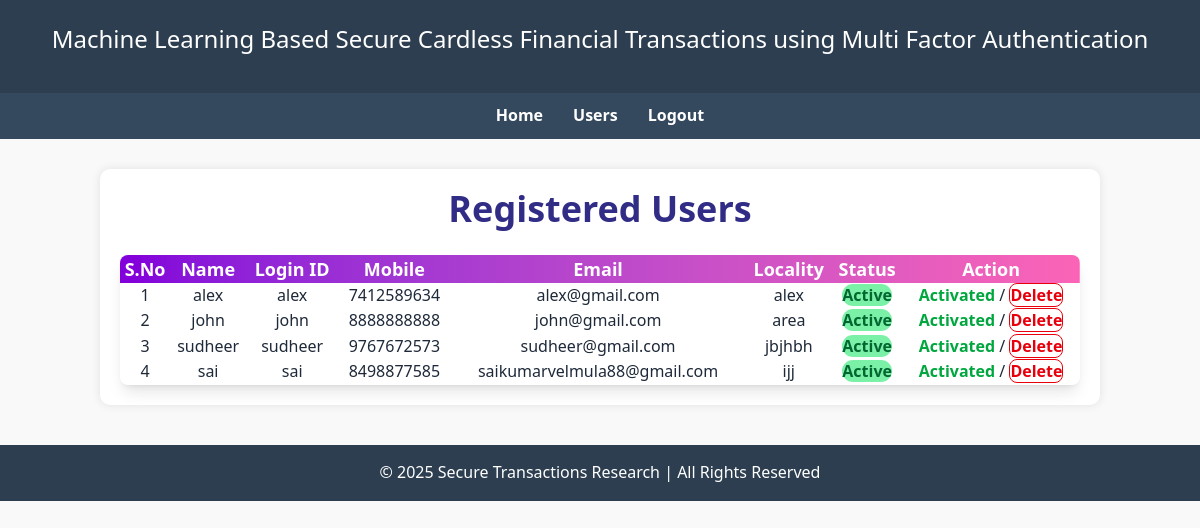
Page /RegisterUsersView/ on the committed database.
### users/models.py (models this page shows, shortened)
class UserRegistrationModel(models.Model):
    name = models.CharField(max_length=100)
    loginid = models.CharField(unique=True, max_length=100)
    password = models.CharField(max_length=100)
    mobile = models.CharField(unique=True, max_length=100)
    email = models.CharField(unique=True, max_length=100)
    locality = models.CharField(max_length=100)
    address = models.CharField(max_length=1000)
    city = models.CharField(max_length=100)
    state = models.CharField(max_length=100)
    status = models.CharField(max_length=100)
    class Meta:
        db_table = 'UserRegistrations'

### admins/views.py (the view)
# urls.py: path('RegisterUsersView/', admins.RegisterUsersView, name='RegisterUsersView'),
def RegisterUsersView(request):
    data = UserRegistrationModel.objects.all()
    return render(request, 'admins/viewregisterusers.html', {'data': data})

### assets/templates/admins/viewregisterusers.html
{% extends 'admins/adminbase.html' %}
{% load static %}
{% block contents %}
<h3 class="text-4xl font-extrabold text-indigo-900 mb-8 text-center">Registered Users</h3>
<br>
<div class="overflow-x-auto bg-white shadow-lg rounded-lg">
    <table class="table table-hover table-bordered text-gray-800 w-full">
        <thead class="bg-gradient-to-r from-purple-700 to-pink-400 text-white text-center">
        <tr class="text-lg font-semibold">
            <th>S.No</th>
            <th>Name</th>
            <th>Login ID</th>
            <th>Mobile</th>
            <th>Email</th>
            <th>Locality</th>
            <th>Status</th>
            <th>Action</th>
        </tr>
        </thead>
        <tbody>
        {% for i in data %}
        <tr class="hover:bg-gray-100 transition duration-300 ease-in-out">
            <td class="text-center py-4">{{ forloop.counter }}</td>
            <td class="text-center py-4">{{ i.name }}</td>
            <td class="text-center py-4">{{ i.loginid }}</td>
            <td class="text-center py-4">{{ i.mobile }}</td>
            <td class="text-center py-4">{{ i.email }}</td>
            <td class="text-center py-4">{{ i.locality }}</td>
            <td class="text-center py-4">
                {% if i.status == 'waiting' %}
                <span class="bg-yellow-300 text-yellow-800 font-semibold py-1 px-2 rounded-full">Waiting</span>
                {% else %}
                <span class="bg-green-300 text-green-800 font-semibold py-1 px-2 rounded-full">Active</span>
                {% endif %}
            </td>
            <td class="text-center py-4">
                {% if i.status == 'waiting' %}
                <a href="/ActivaUsers/?uid={{ i.id }}"
                   class="text-blue-600 hover:text-blue-800 font-bold py-1 px-3 rounded-lg border border-blue-600 hover:bg-blue-100 transition duration-200">Activate</a>
                {% else %}
                <span class="text-green-600 font-semibold">Activated</span> /
                <a href="/DeleteUsers/?uid={{ i.id }}"
                   class="text-red-600 hover:text-red-800 font-bold py-1 px-3 rounded-lg border border-red-600 hover:bg-red-100 transition duration-200">Delete</a>
                {% endif %}
            </td>
        </tr>
        {% endfor %}
        </tbody>
    </table>
</div>
{% endblock %}

### assets/templates/admins/adminbase.html (shortened to what this page needs)
{% load static %}
<!DOCTYPE html>
<html lang="en">
<head>
    <link href="{% static 'css/style.css' %}" rel="stylesheet">
    <script src="https://unpkg.com/@tailwindcss/browser@latest"></script>
</head>
<body>
<header>
    <h1>Machine Learning Based Secure Cardless Financial Transactions using Multi Factor Authentication</h1>
</header>
<nav>
    <a href="{% url 'AdminHome' %}">Home</a>
    <a href="{% url 'RegisterUsersView' %}">Users</a>
    <a href="{% url 'index' %}">Logout</a>
</nav>
<div class="container">
    {%block contents%}
    {%endblock%}
</div>
<footer>
    &copy; 2025 Secure Transactions Research | All Rights Reserved
</footer>
</body>
</html>

### assets/static/css/style.css (style rules this page uses)
* { margin: 0; padding: 0; box-sizing: border-box; font-family: 'Segoe UI', Tahoma, Geneva, Verdana, sans-serif; }
body { background-color: #f9f9f9; color: #333; line-height: 1.6; }
header { background-color: #2c3e50; color: #fff; padding: 20px 0; text-align: center; }
nav { background-color: #34495e; display: flex; justify-content: center; padding: 10px 0; }
nav a { color: white; margin: 0 15px; text-decoration: none; font-weight: bold; transition: color 0.3s ease; }
.container { max-width: 1000px; margin: 30px auto; padding: 20px; background: white; box-shadow: 0 0 10px rgba(0,0,0,0.1); border-radius: 10px; }
h1 { font-size: 24px; margin-bottom: 15px; }
footer { text-align: center; padding: 15px; background: #2c3e50; color: #fff; margin-top: 40px; }

### rows in the picture
UserRegistrationModel: name "alex", loginid "alex", mobile "7412589634", email "alex@gmail.com", locality "alex", status "Active"
UserRegistrationModel: name "john", loginid "john", mobile "8888888888", email "john@gmail.com", locality "area", status "Active"
UserRegistrationModel: name "sudheer", loginid "sudheer", mobile "9767672573", email "sudheer@gmail.com", locality "jbjhbh", status "Active"
UserRegistrationModel: name "sai", loginid "sai", mobile "8498877585", email "saikumarvelmula88@gmail.com", locality "ijj", status "Active"
